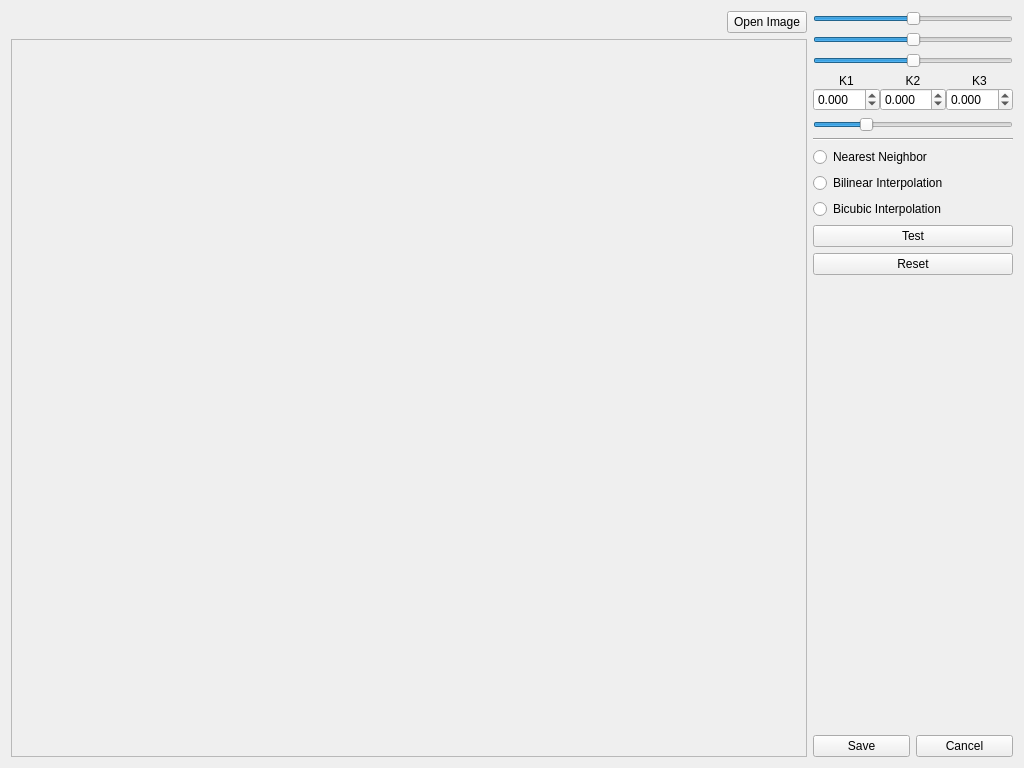
<?xml version="1.0" encoding="UTF-8"?>
<ui version="4.0">
 <class>BarrelCorrectionWindow</class>
 <widget class="QWidget" name="BarrelCorrectionWindow">
  <property name="geometry">
   <rect>
    <x>0</x>
    <y>0</y>
    <width>1024</width>
    <height>768</height>
   </rect>
  </property>
  <property name="windowTitle">
   <string>Barrel Correction Coefficient</string>
  </property>
  <layout class="QHBoxLayout" name="horizontalLayout">
   <item>
    <layout class="QVBoxLayout" name="verticalLayout_4">
     <item>
      <layout class="QHBoxLayout" name="horizontalLayout_5">
       <item>
        <spacer name="horizontalSpacer">
         <property name="orientation">
          <enum>Qt::Horizontal</enum>
         </property>
         <property name="sizeHint" stdset="0">
          <size>
           <width>40</width>
           <height>20</height>
          </size>
         </property>
        </spacer>
       </item>
       <item>
        <widget class="QPushButton" name="openImageButton">
         <property name="text">
          <string>Open Image</string>
         </property>
        </widget>
       </item>
      </layout>
     </item>
     <item>
      <widget class="QScrollArea" name="scrollArea">
       <property name="sizePolicy">
        <sizepolicy hsizetype="Expanding" vsizetype="Expanding">
         <horstretch>0</horstretch>
         <verstretch>0</verstretch>
        </sizepolicy>
       </property>
       <property name="widgetResizable">
        <bool>true</bool>
       </property>
       <property name="alignment">
        <set>Qt::AlignLeading|Qt::AlignLeft|Qt::AlignTop</set>
       </property>
       <widget class="QWidget" name="scrollAreaWidgetContents">
        <property name="geometry">
         <rect>
          <x>0</x>
          <y>0</y>
          <width>731</width>
          <height>698</height>
         </rect>
        </property>
        <layout class="QVBoxLayout" name="verticalLayout_2">
         <item>
          <layout class="QGridLayout" name="gridLayout"/>
         </item>
        </layout>
       </widget>
      </widget>
     </item>
    </layout>
   </item>
   <item>
    <layout class="QVBoxLayout" name="verticalLayout">
     <property name="spacing">
      <number>-1</number>
     </property>
     <property name="leftMargin">
      <number>0</number>
     </property>
     <item>
      <widget class="QSlider" name="k1Slider">
       <property name="sizePolicy">
        <sizepolicy hsizetype="Minimum" vsizetype="Fixed">
         <horstretch>0</horstretch>
         <verstretch>0</verstretch>
        </sizepolicy>
       </property>
       <property name="minimumSize">
        <size>
         <width>200</width>
         <height>0</height>
        </size>
       </property>
       <property name="maximumSize">
        <size>
         <width>16777215</width>
         <height>16777215</height>
        </size>
       </property>
       <property name="baseSize">
        <size>
         <width>0</width>
         <height>0</height>
        </size>
       </property>
       <property name="mouseTracking">
        <bool>false</bool>
       </property>
       <property name="minimum">
        <number>-100</number>
       </property>
       <property name="maximum">
        <number>100</number>
       </property>
       <property name="value">
        <number>0</number>
       </property>
       <property name="sliderPosition">
        <number>0</number>
       </property>
       <property name="orientation">
        <enum>Qt::Horizontal</enum>
       </property>
      </widget>
     </item>
     <item>
      <widget class="QSlider" name="k2Slider">
       <property name="sizePolicy">
        <sizepolicy hsizetype="Minimum" vsizetype="Fixed">
         <horstretch>0</horstretch>
         <verstretch>0</verstretch>
        </sizepolicy>
       </property>
       <property name="minimumSize">
        <size>
         <width>200</width>
         <height>0</height>
        </size>
       </property>
       <property name="maximumSize">
        <size>
         <width>16777215</width>
         <height>16777215</height>
        </size>
       </property>
       <property name="baseSize">
        <size>
         <width>0</width>
         <height>0</height>
        </size>
       </property>
       <property name="mouseTracking">
        <bool>false</bool>
       </property>
       <property name="minimum">
        <number>-100</number>
       </property>
       <property name="maximum">
        <number>100</number>
       </property>
       <property name="value">
        <number>0</number>
       </property>
       <property name="sliderPosition">
        <number>0</number>
       </property>
       <property name="orientation">
        <enum>Qt::Horizontal</enum>
       </property>
      </widget>
     </item>
     <item>
      <widget class="QSlider" name="k3Slider">
       <property name="sizePolicy">
        <sizepolicy hsizetype="Minimum" vsizetype="Minimum">
         <horstretch>0</horstretch>
         <verstretch>0</verstretch>
        </sizepolicy>
       </property>
       <property name="minimumSize">
        <size>
         <width>200</width>
         <height>0</height>
        </size>
       </property>
       <property name="maximumSize">
        <size>
         <width>16777215</width>
         <height>16777215</height>
        </size>
       </property>
       <property name="baseSize">
        <size>
         <width>0</width>
         <height>0</height>
        </size>
       </property>
       <property name="mouseTracking">
        <bool>false</bool>
       </property>
       <property name="minimum">
        <number>-100</number>
       </property>
       <property name="maximum">
        <number>100</number>
       </property>
       <property name="value">
        <number>0</number>
       </property>
       <property name="sliderPosition">
        <number>0</number>
       </property>
       <property name="orientation">
        <enum>Qt::Horizontal</enum>
       </property>
      </widget>
     </item>
     <item>
      <layout class="QVBoxLayout" name="verticalLayout_3">
       <property name="spacing">
        <number>0</number>
       </property>
       <item>
        <layout class="QHBoxLayout" name="horizontalLayout_4">
         <property name="topMargin">
          <number>0</number>
         </property>
         <item>
          <widget class="QLabel" name="label_4">
           <property name="text">
            <string>K1</string>
           </property>
           <property name="alignment">
            <set>Qt::AlignCenter</set>
           </property>
          </widget>
         </item>
         <item>
          <widget class="QLabel" name="label_3">
           <property name="text">
            <string>K2</string>
           </property>
           <property name="alignment">
            <set>Qt::AlignCenter</set>
           </property>
          </widget>
         </item>
         <item>
          <widget class="QLabel" name="label_2">
           <property name="text">
            <string>K3</string>
           </property>
           <property name="alignment">
            <set>Qt::AlignCenter</set>
           </property>
          </widget>
         </item>
        </layout>
       </item>
       <item>
        <layout class="QHBoxLayout" name="horizontalLayout_2">
         <item>
          <widget class="QDoubleSpinBox" name="k1Spinner">
           <property name="decimals">
            <number>3</number>
           </property>
           <property name="minimum">
            <double>-3.000000000000000</double>
           </property>
           <property name="maximum">
            <double>3.000000000000000</double>
           </property>
           <property name="singleStep">
            <double>0.001000000000000</double>
           </property>
          </widget>
         </item>
         <item>
          <widget class="QDoubleSpinBox" name="k2Spinner">
           <property name="decimals">
            <number>3</number>
           </property>
           <property name="minimum">
            <double>-3.000000000000000</double>
           </property>
           <property name="maximum">
            <double>3.000000000000000</double>
           </property>
           <property name="singleStep">
            <double>0.001000000000000</double>
           </property>
          </widget>
         </item>
         <item>
          <widget class="QDoubleSpinBox" name="k3Spinner">
           <property name="decimals">
            <number>3</number>
           </property>
           <property name="minimum">
            <double>-3.000000000000000</double>
           </property>
           <property name="maximum">
            <double>3.000000000000000</double>
           </property>
           <property name="singleStep">
            <double>0.001000000000000</double>
           </property>
          </widget>
         </item>
        </layout>
       </item>
      </layout>
     </item>
     <item>
      <widget class="QSlider" name="scaleSlider">
       <property name="sizePolicy">
        <sizepolicy hsizetype="Minimum" vsizetype="Fixed">
         <horstretch>0</horstretch>
         <verstretch>0</verstretch>
        </sizepolicy>
       </property>
       <property name="minimumSize">
        <size>
         <width>200</width>
         <height>0</height>
        </size>
       </property>
       <property name="maximum">
        <number>4000</number>
       </property>
       <property name="value">
        <number>1000</number>
       </property>
       <property name="orientation">
        <enum>Qt::Horizontal</enum>
       </property>
      </widget>
     </item>
     <item>
      <widget class="Line" name="line">
       <property name="orientation">
        <enum>Qt::Horizontal</enum>
       </property>
      </widget>
     </item>
     <item>
      <layout class="QVBoxLayout" name="verticalLayout_5">
       <item>
        <widget class="QRadioButton" name="nnRadioButton">
         <property name="text">
          <string>Nearest Neighbor</string>
         </property>
        </widget>
       </item>
       <item>
        <widget class="QRadioButton" name="bilinearRadioButton">
         <property name="text">
          <string>Bilinear Interpolation</string>
         </property>
        </widget>
       </item>
       <item>
        <widget class="QRadioButton" name="cubicRadioButton">
         <property name="text">
          <string>Bicubic Interpolation</string>
         </property>
        </widget>
       </item>
      </layout>
     </item>
     <item>
      <widget class="QPushButton" name="testButton">
       <property name="text">
        <string>Test</string>
       </property>
      </widget>
     </item>
     <item>
      <widget class="QPushButton" name="pushButton_4">
       <property name="text">
        <string>Reset</string>
       </property>
      </widget>
     </item>
     <item>
      <spacer name="verticalSpacer">
       <property name="orientation">
        <enum>Qt::Vertical</enum>
       </property>
       <property name="sizeType">
        <enum>QSizePolicy::Expanding</enum>
       </property>
       <property name="sizeHint" stdset="0">
        <size>
         <width>0</width>
         <height>0</height>
        </size>
       </property>
      </spacer>
     </item>
     <item>
      <layout class="QHBoxLayout" name="horizontalLayout_3">
       <item>
        <widget class="QPushButton" name="pushButton_2">
         <property name="text">
          <string>Save</string>
         </property>
        </widget>
       </item>
       <item>
        <widget class="QPushButton" name="pushButton">
         <property name="text">
          <string>Cancel</string>
         </property>
        </widget>
       </item>
      </layout>
     </item>
    </layout>
   </item>
  </layout>
 </widget>
 <resources/>
 <connections/>
</ui>
